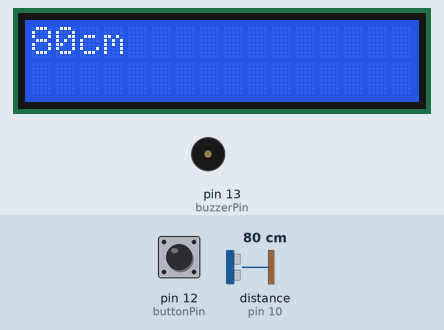
This sketch was run on a simulated Arduino Uno, built with avr-gcc and run on an emulated ATmega328P. Shown: 16×2 character LCD, buzzer (waves = sounding, pin HIGH). Wiring (inferred from the names in the program): ultrasonic range finder: trigger pin 9; echo pin 10. Inputs (shaded band) come from the test bench; at power-on: pin 12 (buttonPin) HIGH, distance to the obstacle (sensor on pin 10) 80 cm. The echo pulse lasts 58.3 µs per cm; EEPROM starts erased; pins used as bus, display or sensor lines are not drawn; what the sketch prints to the serial monitor is not drawn.

Above: at 1.2 s.
1.3 s: pin 12 (buttonPin) pulled LOW for 3.2 s
At 2.1 s:
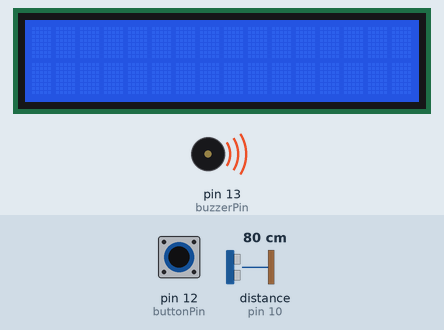
6.0 s: distance to the obstacle (sensor on pin 10) set to 2 cm
At 6.31 s:
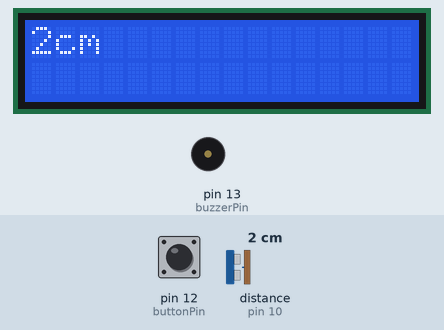
7.6 s: distance to the obstacle (sensor on pin 10) set to 4 cm
At 7.84 s:
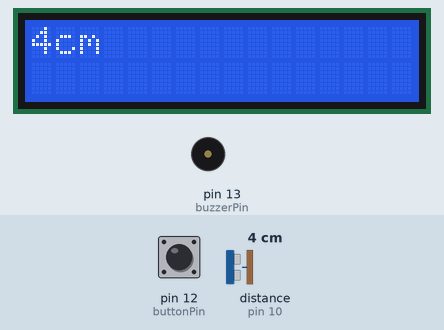
9.2 s: distance to the obstacle (sensor on pin 10) set to 9 cm
At 9.38 s:
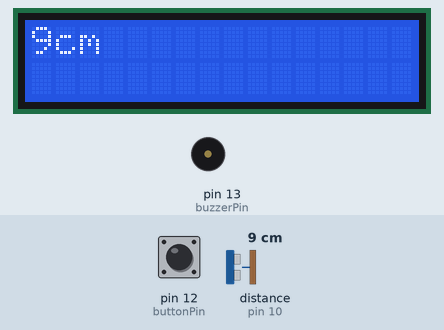
10.7 s: pin 12 (buttonPin) pulled LOW for 3.2 s
At 11.91 s:
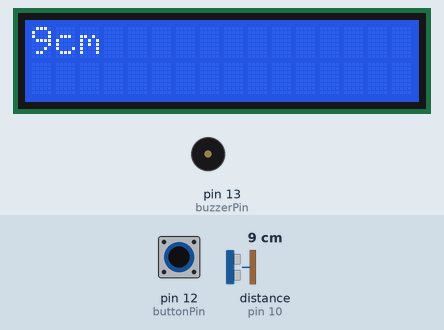
Timing chart, 0 to 15.8 s (numbered marks = the images above; inputs shaded):
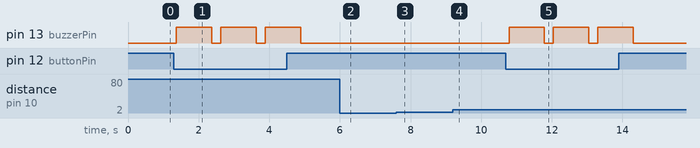

The sketch:

digital-meter.ino
```cpp
int trigPin = 9;
int echoPin = 10;
int buzzerPin = 13;
int buttonPin = 12;
long duration, cm, inches;
#include <LiquidCrystal.h>
#include <EEPROM.h>
LiquidCrystal lcd(8,7,6,5,4,3);
void setup() {
  Serial.begin (9600);
  pinMode(trigPin, OUTPUT);
  pinMode(echoPin, INPUT);
  pinMode(buzzerPin, OUTPUT);
  pinMode(buttonPin, INPUT_PULLUP);
  lcd.begin(16, 2);
  lcd.clear();
}

void loop()
{
  measurement();
  if (digitalRead(buttonPin) == 0){
    save_data();
    Serial.print("hi");
    digitalWrite(buzzerPin, 1);
    delay(1000);
    digitalWrite(buzzerPin, 0);
  }


}
void measurement(){
  digitalWrite(trigPin, LOW);
  delayMicroseconds(5);
  digitalWrite(trigPin, HIGH);
  delayMicroseconds(10);
  digitalWrite(trigPin, LOW);
  pinMode(echoPin, INPUT);
  duration = pulseIn(echoPin, HIGH);
  cm = ((duration/2) / 29.1)+1;
  if(cm >= 700){
    lcd.home();
    lcd.clear();
    lcd.print("out !!!!");
    }else{
      lcd.home();
      lcd.print(cm);
      lcd.print("cm");
      }
  delay(250);
  lcd.clear();
}
void save_data(){
  int counter = 0;
  if(counter < 256){
    EEPROM.update(counter, cm);
  }else{
    counter = 0;
  }
}
```

Measured:
- after the input at 1.3 s, pin 13 (buzzerPin): alternates HIGH for 1.0 s and LOW for 0.26 s, starting after 0.07 s
- after the input at 6.0 s, the display: first differs from a run without the input after 0.19 s (image 2)
- after the input at 7.6 s, the display: first differs from a run without the input after 0.12 s (image 3)
- after the input at 9.2 s, the display: first differs from a run without the input after 0.06 s (image 4)
- after the input at 10.7 s, pin 13 (buzzerPin): alternates HIGH for 1.0 s and LOW for 0.26 s, 6 changes in all, then stays LOW, starting after 0.09 s
- what the display in image 1 shows lasts 1.0 s, from 1.4 s to 2.4 s
